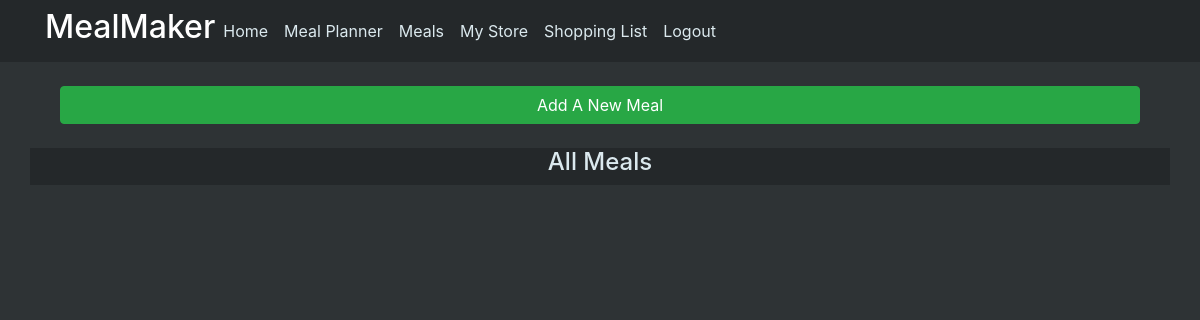
The page /meals (signed in) on the database as committed earlier.
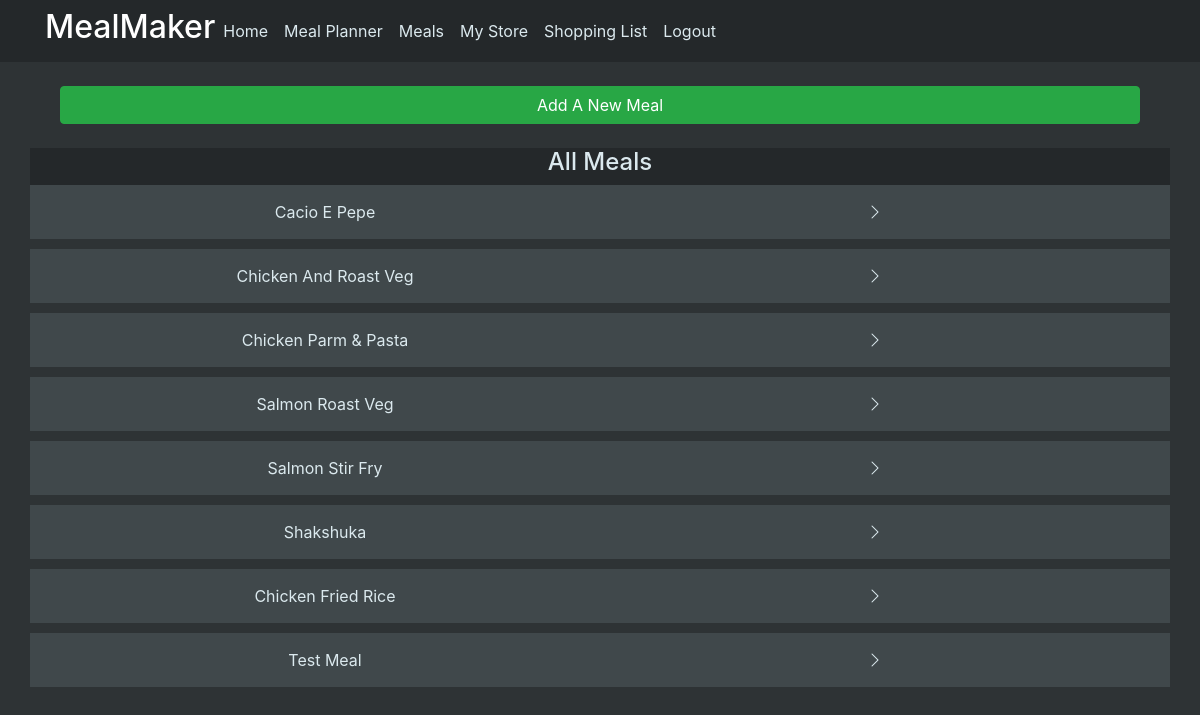
The same page on the database as committed later.
### mealmaker/models.py (models this page shows)
class Meal(db.Model):
    id = db.Column(db.Integer, primary_key=True)
    date = db.Column(db.DateTime(timezone=True), default=func.now())
    name = db.Column(db.String(200))
    portion = db.Column(db.Integer)
    prep_time_hour = db.Column(db.Integer)
    prep_time_min = db.Column(db.Integer)
    cook_time_hour = db.Column(db.Integer)
    cook_time_min = db.Column(db.Integer)
    diet_type = db.Column(db.String(20))
    health_type = db.Column(db.String(20))
    effort = db.Column(db.String(5))
    cost = db.Column(db.String(5))
    freezable = db.Column(db.String(5))
    num_ingredient = db.Column(db.Integer)
    time_to_go_off = db.Column(db.Integer)
    cal_per_portion = db.Column(db.Integer)
    protein_per_portion = db.Column(db.Integer)
    fat_per_portion = db.Column(db.Integer)
    carb_per_portion = db.Column(db.Integer)
    recipe = db.Column(db.Text)
    ingredients = db.relationship(
        "Ingredient", back_populates="meal_id", cascade="all, delete"
    )

### mealmaker/views.py (the view, shortened to what this page needs)
@views.route("/meals", methods=["GET", "POST"])
@login_required
def meals():
    form = NewMealForm()
    template_form = IngredientForm(prefix="ingredient-_-")
    meals = Meal.query.all()
    return render_template(
        "meals.html",
        user=current_user,
        form=form,
        meals=meals,
        legend="Add a new Meal",
        _template=template_form,
    )

### mealmaker/__init__.py (called while the page is built)
def create_app():
    app = Flask(__name__)
    app.config["SECRET_KEY"] = "hjshjhdjah kjshkjdhjs"
    app.config["SQLALCHEMY_DATABASE_URI"] = f"sqlite:///{DB_NAME}"
    app.config["SQLALCHEMY_TRACK_MODIFICATIONS"] = False
    db.init_app(app)
    from .views import views
    from .auth import auth
    app.register_blueprint(views, url_prefix="/")
    app.register_blueprint(auth, url_prefix="/")
    from .models import User, Meal, Ingredient, MealPlan
    create_database(app)
    login_manager = LoginManager()
    login_manager.login_view = "auth.login"
    login_manager.init_app(app)
    @login_manager.user_loader
    def load_user(id):
        return User.query.get(id)
    return app

### mealmaker/templates/meals.html (shortened to what this page needs)
{% extends "layout.html" %}
{% import "macro.html" as macros %}
{% block content%}
<br>
<div align="center" class="col"><button type="button" class="btn btn-success btn-block" data-toggle="modal"
        data-target=".bd-example-modal-lg">Add A New Meal</button></div>
<br>
<div class="row div-color-dark">
    <div class="div-parent-center">
        <h4>All Meals</h4>
    </div>
</div>
{% for meal in meals %}
<div class="row div-color-dim content-section-dim">
    <div class="col-6 text-center">{{meal.name.title()}} </div>
    <div class="col-6 text-center">
        <a style="color:rgb(0, 0, 0)" href="{{ url_for('views.meal', id=meal.id) }}">
            <i class="bi bi-chevron-right icon-white"></i>
        </a>
    </div>
</div>
{% endfor %}
{% endblock %}

Rows that differ between the two databases and show on the page:
added Meal: name "Cacio E Pepe"
added Meal: name "Chicken And Roast Veg"
added Meal: name "Chicken Parm & Pasta"
added Meal: name "Salmon Roast Veg"
added Meal: name "Salmon Stir Fry"
added Meal: name "Shakshuka"
added Meal: name "Chicken Fried Rice"
added Meal: name "Test Meal"
